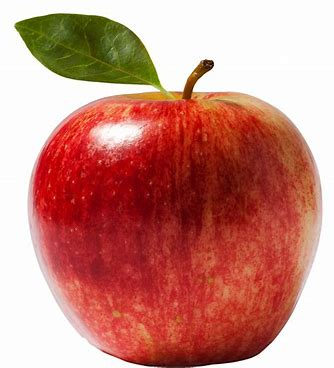
#> input picture assets/apple.jpeg, 334 x 368 px
$ python -i modification.py   (imports and definitions only)
#> lines starting #> are read from the running program, lines starting #| are printed output that depends on the picture
#> further down, picture is the input picture: shape (368, 334, 3); mean B, G, R 126.1, 136.7, 200.4
import cv2
import numpy as np


def adjust_brightness_saturation(frame, brightness=0, saturation=0):
    """
    Adjust the brightness and saturation of a frame.
    Args:
        frame (numpy.ndarray): The input frame.
        brightness (int): Brightness adjustment value (-100 to 100).
        saturation (int): Saturation adjustment value (-100 to 100).
    Returns:
        numpy.ndarray: Modified frame.
    """
#> called with brightness = 0, saturation = 0
    hsv = cv2.cvtColor(frame, cv2.COLOR_BGR2HSV).astype(np.float32)
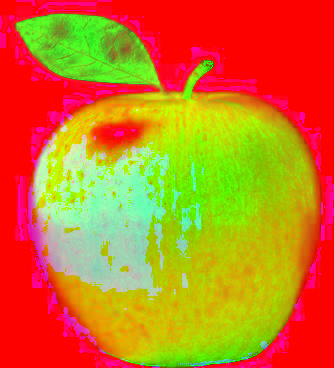
#> hsv: shape (368, 334, 3) float32; mean B, G, R 33.9, 119.4, 201.4
    h, s, v = cv2.split(hsv)
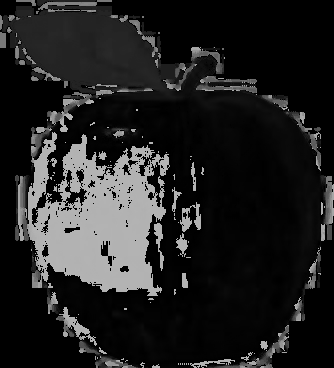
#> h: shape (368, 334) float32; min 0, max 179, mean 33.9
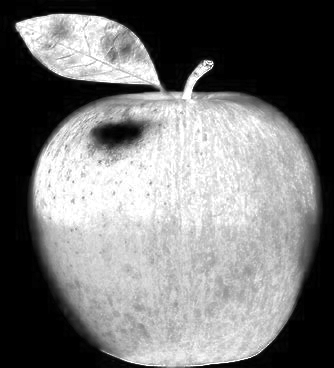
#> s: shape (368, 334) float32; min 0, max 255, mean 119.4
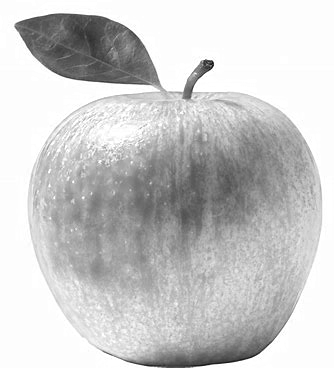
#> v: shape (368, 334) float32; min 17, max 255, mean 201.5

    # Adjust saturation and brightness
    s = np.clip(s + saturation, 0, 255)
    v = np.clip(v + brightness, 0, 255)

    hsv_modified = cv2.merge([h, s, v])
    return cv2.cvtColor(hsv_modified.astype(np.uint8), cv2.COLOR_HSV2BGR)

>>> import cv2
>>> picture = cv2.imread('../assets/apple.jpeg')
>>> result = adjust_brightness_saturation(picture)
